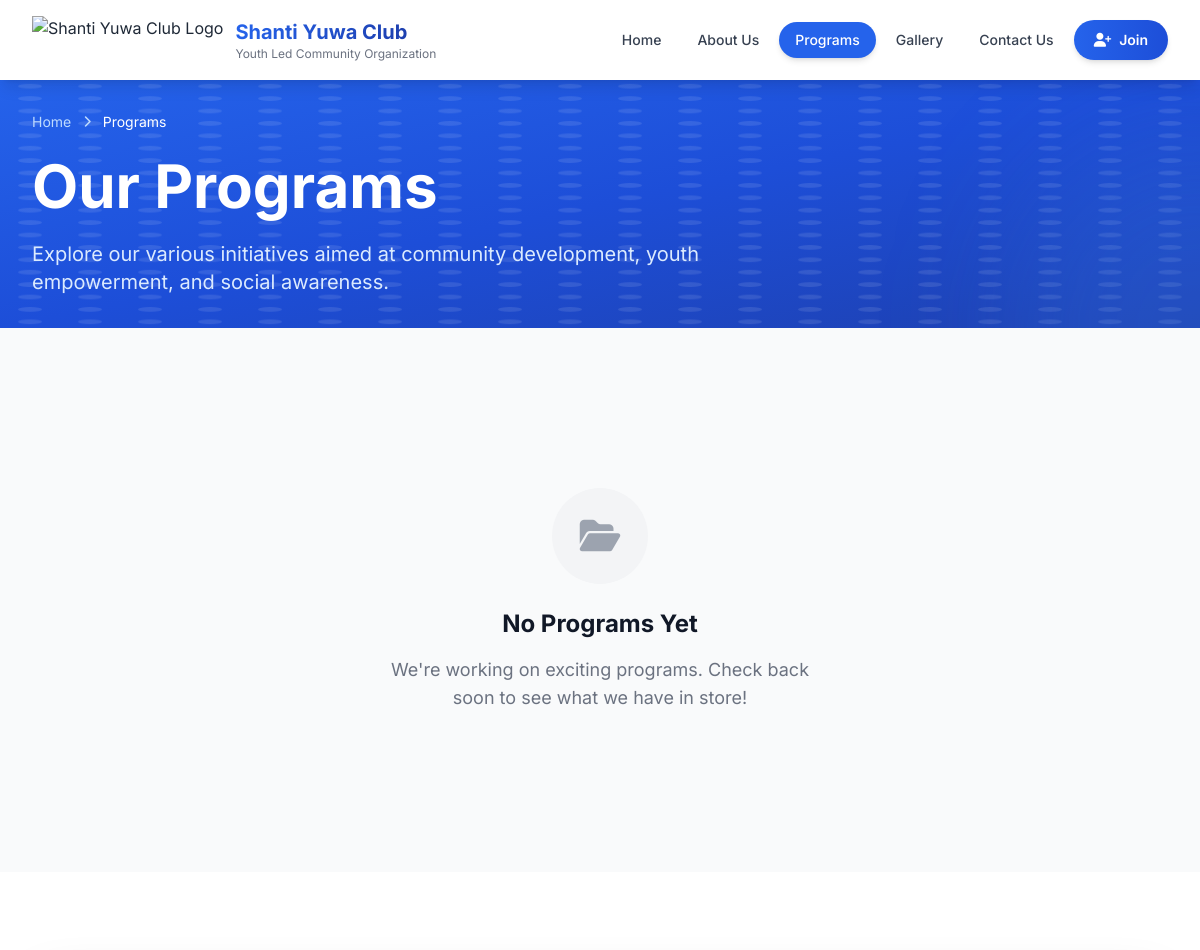
The app's page /programs/ (upper part), older data.
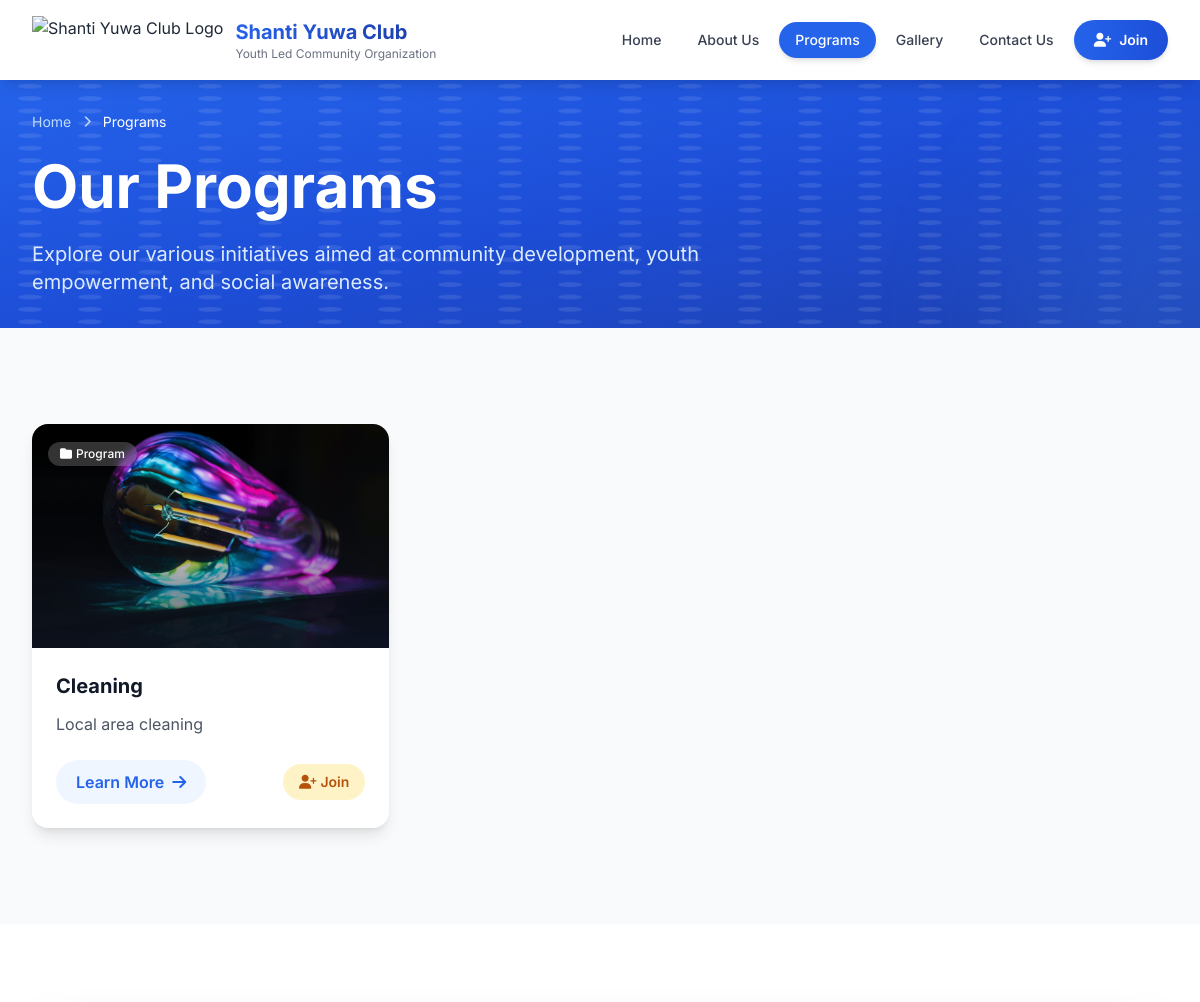
The same page, newer data.
### main/models.py (models this page shows, shortened)
class Program(models.Model):
    title = models.CharField(max_length=200)
    slug = models.SlugField(max_length=255, unique=True, blank=True)
    short_description = models.CharField(max_length=300)
    content = RichTextField()
    image = models.ImageField(upload_to='programs/')
    is_active = models.BooleanField(default=True)
    created_at = models.DateTimeField(auto_now_add=True)
    updated_at = models.DateTimeField(auto_now=True)
    class Meta:
        ordering = ['-created_at']

### main/views.py (the view)
# urls.py: path('programs/', views.programs, name='programs'),
def programs(request):
    all_programs = Program.objects.filter(is_active=True)
    paginator = Paginator(all_programs, 6)  # Show 6 programs per page
    page_number = request.GET.get('page')
    programs = paginator.get_page(page_number)
    enrolled_program_ids = []
    if request.user.is_authenticated:
        try:
            profile = MemberProfile.objects.get(user=request.user)
            enrolled_program_ids = list(ProgramParticipation.objects.filter(member=profile).values_list('program_id', flat=True))
        except MemberProfile.DoesNotExist:
            pass
    context = {
        'programs': programs,
        'enrolled_program_ids': enrolled_program_ids,
    }
    return render(request, 'main/programs.html', context)

### main/context_processors.py (called while the page is built)
def translation_context(request):
    context = {
        'site_name': 'Shanti Yuwa Club',
        'site_url': request.build_absolute_uri('/'),
        'current_language': translation.get_language(),
    }
    return context

### templates/main/programs.html (shortened to what this page needs)
{% extends 'base.html' %}
{% load static %}
{% block content %}
<section class="relative py-8 bg-gradient-to-br from-primary-600 via-primary-700 to-primary-800 overflow-hidden">
    <div class="absolute inset-0 opacity-10">
        <svg class="w-full h-full" viewBox="0 0 100 100" preserveAspectRatio="none">
            <defs>
                <pattern id="dots" width="5" height="5" patternUnits="userSpaceOnUse">
                    <circle cx="2.5" cy="2.5" r="1" fill="white"/>
                </pattern>
            </defs>
            <rect width="100" height="100" fill="url(#dots)"/>
        </svg>
    </div>
    <div class="relative max-w-7xl mx-auto px-4 sm:px-6 lg:px-8">
        <div class="max-w-3xl">
            <nav class="flex items-center text-sm text-primary-200 mb-6">
                <a href="{% url 'home' %}" class="hover:text-white transition-colors duration-200">Home</a>
                <i class="fas fa-chevron-right mx-3 text-xs"></i>
                <span class="text-white">Programs</span>
            </nav>
            <h1 class="text-4xl sm:text-5xl lg:text-6xl font-bold text-white mb-6">
                Our Programs
            </h1>
            <p class="text-xl text-primary-100">
                Explore our various initiatives aimed at community development, youth empowerment, and social awareness.
            </p>
        </div>
    </div>
    <div class="absolute bottom-0 right-0 w-96 h-96 bg-primary-500/20 rounded-full blur-3xl -mb-48 -mr-48"></div>
</section>
<section class="py-24 bg-gray-50">
    <div class="max-w-7xl mx-auto px-4 sm:px-6 lg:px-8">
        <div class="grid md:grid-cols-2 lg:grid-cols-3 gap-8">
            {% if programs %}
                {% for program in programs %}
                <div class="group bg-white rounded-2xl shadow-lg overflow-hidden hover:shadow-2xl transition-all duration-500 hover:-translate-y-2">
                    <div class="relative h-56 overflow-hidden">
                        <img src="{{ program.image.url }}" alt="{{ program.title }}" class="w-full h-full object-cover group-hover:scale-110 transition-transform duration-500">
                        <div class="absolute inset-0 bg-gradient-to-t from-gray-900/70 via-gray-900/20 to-transparent"></div>
                        <div class="absolute top-4 left-4">
                            <span class="inline-flex items-center px-3 py-1 rounded-full bg-white/20 backdrop-blur-sm text-white text-xs font-medium">
                                <i class="fas fa-folder mr-1"></i>
                                Program
                            </span>
                        </div>
                    </div>
                    <div class="p-6">
                        <h3 class="text-xl font-bold text-gray-900 mb-3 group-hover:text-primary-600 transition-colors duration-200">
                            {{ program.title }}
                        </h3>
                        <p class="text-gray-600 mb-6 line-clamp-3">
                            {{ program.short_description }}
                        </p>
                        <div class="flex items-center justify-between">
                            <a href="{% url 'program_detail' program.slug %}" class="inline-flex items-center px-5 py-2.5 rounded-full bg-primary-50 text-primary-600 font-semibold hover:bg-primary-600 hover:text-white transition-all duration-300">
                                Learn More
                                <i class="fas fa-arrow-right ml-2 group-hover:translate-x-1 transition-transform duration-200"></i>
                            </a>
                            {% if user.is_authenticated %}
                                {% if program.id in enrolled_program_ids %}
                                <span class="text-sm text-green-600 font-medium">
                                    <i class="fas fa-user-check mr-1"></i>Member
                                </span>
                                {% else %}
                                <a href="{% url 'enroll_in_program' program.id %}" class="inline-flex items-center px-4 py-2 rounded-full text-sm font-semibold bg-green-100 text-green-700 hover:bg-green-600 hover:text-white transition-colors">
                                    <i class="fas fa-plus mr-1"></i>Enroll
                                </a>
                                {% endif %}
                            {% else %}
                            <a href="{% url 'member_register' %}" class="inline-flex items-center px-4 py-2 rounded-full text-sm font-semibold bg-amber-100 text-amber-700 hover:bg-amber-500 hover:text-white transition-colors">
                                <i class="fas fa-user-plus mr-1"></i>Join
                            </a>
                            {% endif %}
                        </div>
                    </div>
                </div>
                {% endfor %}
            {% else %}
                <div class="col-span-full text-center py-16">
                    <div class="w-24 h-24 mx-auto mb-6 rounded-full bg-gray-100 flex items-center justify-center">
                        <i class="fas fa-folder-open text-4xl text-gray-400"></i>
                    </div>
                    <h3 class="text-2xl font-bold text-gray-900 mb-4">No Programs Yet</h3>
                    <p class="text-gray-500 text-lg max-w-md mx-auto">
                        We're working on exciting programs. Check back soon to see what we have in store!
                    </p>
                </div>
            {% endif %}
        </div>
    </div>
</section>
<section class="py-20 bg-white">
</section>
{% endblock %}

### templates/base.html (shortened to what this page needs)
<!doctype html>
{% load static %}
<html lang="en" class="scroll-smooth">
<head>
  <script src="https://cdn.tailwindcss.com"></script>
  <link rel="stylesheet" href="https://cdnjs.cloudflare.com/ajax/libs/font-awesome/6.4.0/css/all.min.css" />
  <link rel="stylesheet" href="{% static 'css/style.css' %}" />
</head>
<body class="font-sans antialiased text-gray-800 bg-gray-50">
  <nav class="fixed top-0 left-0 right-0 z-50 bg-white/95 backdrop-blur-md shadow-lg transition-all duration-300"
    id="navbar">
    <div class="max-w-7xl mx-auto px-4 sm:px-6 lg:px-8">
      <div class="flex justify-between items-center h-20">
        <a href="{% url 'home' %}" class="flex items-center space-x-3 group">
          <img src="{% static 'images/logo.png' %}?v={% now 'U' %}" alt="Shanti Yuwa Club Logo"
            class="h-12 w-auto transition-transform duration-300 group-hover:scale-105" />
          <div>
            <span
              class="text-lg sm:text-xl font-bold bg-gradient-to-r from-primary-600 to-primary-800 bg-clip-text text-transparent">Shanti
              Yuwa Club</span>
            <p class="text-xs text-gray-500 hidden sm:block">
              Youth Led Community Organization
            </p>
          </div>
        </a>
        <div class="hidden lg:flex items-center space-x-1">
          <a href="{% url 'home' %}"
            class="px-4 py-2 rounded-full text-sm font-medium transition-all duration-200 {% if request.path == '/' %}bg-primary-600 text-white shadow-md{% else %}text-gray-700 hover:bg-primary-50 hover:text-primary-600{% endif %}">
            Home
          </a>
          <a href="{% url 'about' %}"
            class="px-4 py-2 rounded-full text-sm font-medium transition-all duration-200 {% if 'about' in request.path %}bg-primary-600 text-white shadow-md{% else %}text-gray-700 hover:bg-primary-50 hover:text-primary-600{% endif %}">
            About Us
          </a>
          <a href="{% url 'programs' %}"
            class="px-4 py-2 rounded-full text-sm font-medium transition-all duration-200 {% if 'programs' in request.path %}bg-primary-600 text-white shadow-md{% else %}text-gray-700 hover:bg-primary-50 hover:text-primary-600{% endif %}">
            Programs
          </a>
          <a href="{% url 'gallery' %}"
            class="px-4 py-2 rounded-full text-sm font-medium transition-all duration-200 {% if 'gallery' in request.path %}bg-primary-600 text-white shadow-md{% else %}text-gray-700 hover:bg-primary-50 hover:text-primary-600{% endif %}">
            Gallery
          </a>
          <a href="{% url 'contact' %}"
            class="px-4 py-2 rounded-full text-sm font-medium transition-all duration-200 {% if 'contact' in request.path %}bg-primary-600 text-white shadow-md{% else %}text-gray-700 hover:bg-primary-50 hover:text-primary-600{% endif %}">
            Contact Us
          </a>
          {% if user.is_authenticated %}
          <div class="relative ml-2" id="userMenuContainer">
            <button onclick="toggleUserMenu()"
              class="flex items-center space-x-2 px-4 py-2.5 rounded-full bg-gradient-to-r from-primary-600 to-primary-700 text-white shadow-md hover:shadow-lg hover:from-primary-700 hover:to-primary-800 transition-all duration-200">
              <i class="fas fa-user-circle text-2xl"></i>
              <span class="text-sm font-semibold hidden xl:inline">{{ user.first_name|default:user.username }}</span>
              <i class="fas fa-chevron-down text-xs"></i>
            </button>
            <div id="userDropdown"
              class="hidden absolute right-0 mt-2 w-64 bg-white rounded-2xl shadow-xl py-2 z-50 border border-gray-100">
              <div class="px-4 py-3 border-b border-gray-100">
                <p class="text-sm font-semibold text-gray-900">
                  {{ user.get_full_name|default:user.username }}
                </p>
                <p class="text-xs text-gray-500 mt-0.5">{{ user.email }}</p>
              </div>
              <a href="{% url 'member_dashboard' %}"
                class="flex items-center gap-3 px-4 py-3 text-gray-700 hover:bg-primary-50 transition-colors">
                <i class="fas fa-dashboard w-5 text-primary-600"></i>
                <span class="text-sm font-medium">Dashboard</span>
              </a>
              <a href="{% url 'member_profile' %}"
                class="flex items-center gap-3 px-4 py-3 text-gray-700 hover:bg-primary-50 transition-colors">
                <i class="fas fa-user-edit w-5 text-primary-600"></i>
                <span class="text-sm font-medium">Edit Profile</span>
              </a>
              <a href="{% url 'member_events' %}"
                class="flex items-center gap-3 px-4 py-3 text-gray-700 hover:bg-primary-50 transition-colors">
                <i class="fas fa-calendar w-5 text-primary-600"></i>
                <span class="text-sm font-medium">My Events</span>
              </a>
              <a href="{% url 'member_programs' %}"
                class="flex items-center gap-3 px-4 py-3 text-gray-700 hover:bg-primary-50 transition-colors">
                <i class="fas fa-project-diagram w-5 text-primary-600"></i>
                <span class="text-sm font-medium">My Programs</span>
              </a>
              <div class="border-t border-gray-100 my-2"></div>
              <button onclick="showLogoutModal()"
                class="w-full flex items-center gap-3 px-4 py-3 text-red-600 hover:bg-red-50 transition-colors">
                <i class="fas fa-sign-out-alt w-5"></i>
                <span class="text-sm font-medium">Logout</span>
              </button>
            </div>
          </div>
          {% else %}
          <a href="{% url 'member_register' %}"
            class="ml-2 px-5 py-2.5 rounded-full text-sm font-semibold bg-gradient-to-r from-primary-600 to-primary-700 text-white shadow-md hover:shadow-lg hover:from-primary-700 hover:to-primary-800 transition-all duration-200">
            <i class="fas fa-user-plus mr-2"></i>Join
          </a>
          {% endif %}
        </div>
      </div>
    </div>
  </nav>
  <div class="h-20"></div>
  <main>{% block content %}{% endblock %}</main>
</body>
</html>

### static/css/style.css (style rules this page uses)
html { scroll-behavior: smooth; overflow-x: hidden; }
body { font-family: 'Inter', system-ui, -apple-system, sans-serif; -webkit-font-smoothing: antialiased; -moz-osx-font-smoothing: grayscale; overflow-x: hidden; width: 100%; }
.line-clamp-3 { display: -webkit-box; -webkit-line-clamp: 3; -webkit-box-orient: vertical; overflow: hidden; }

Row changes from the older to the newer data that the page shows:
added Program: image (picture), title "Cleaning", short_description "Local area cleaning"
Text that changed along with them:
text no longer shown: "No Programs Yet We're working on exciting programs. Check back soon to see what we have in store!"
